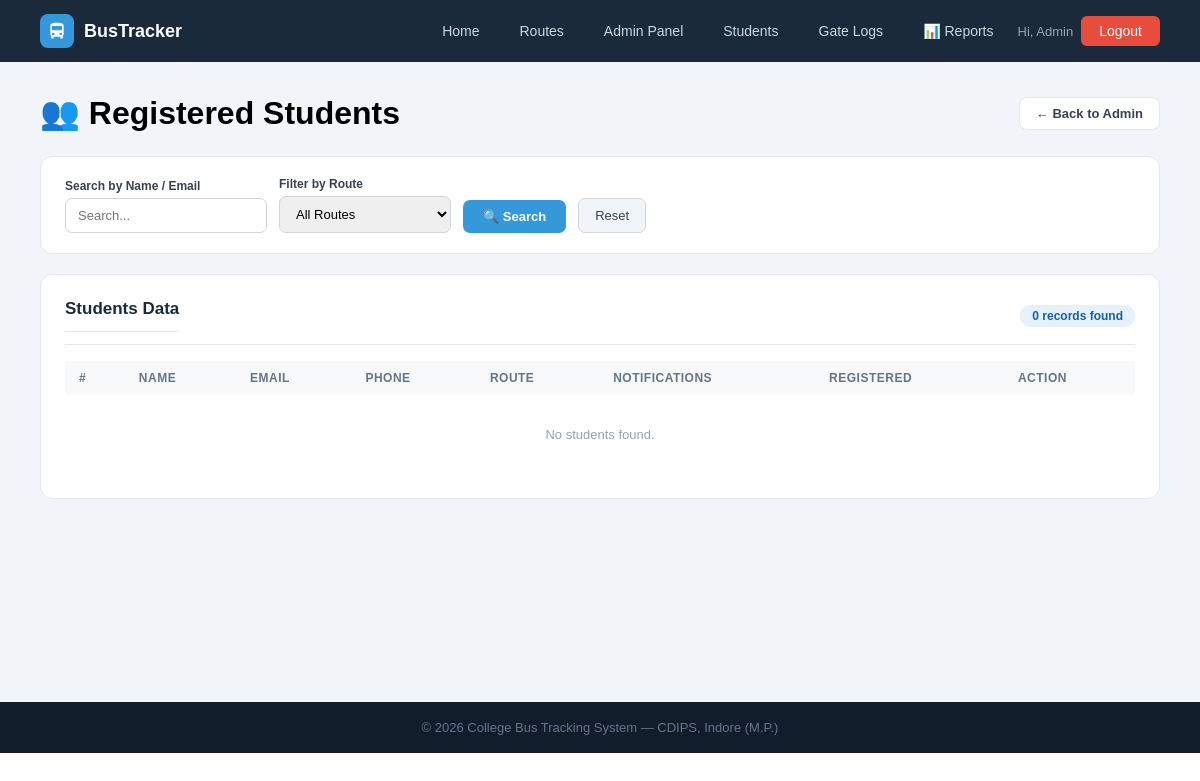
Page /admin/students (signed in) on the earlier database version.
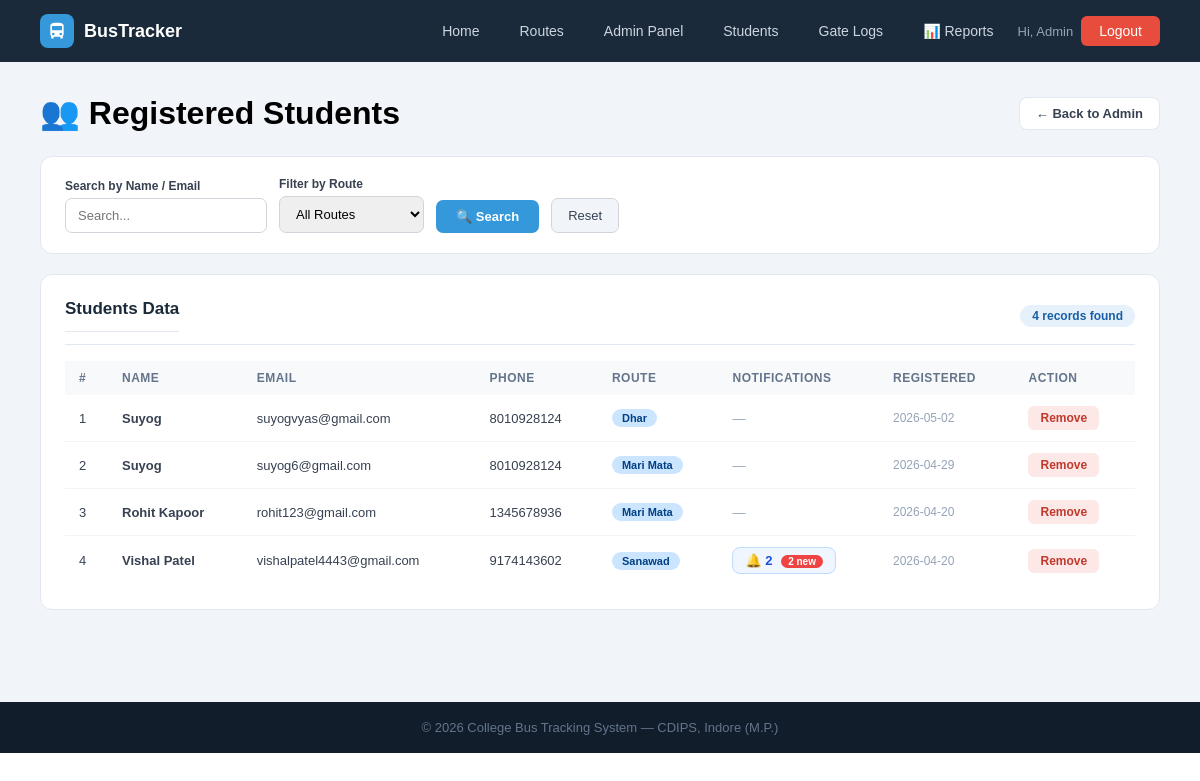
Same page on the later database version.
### tables this page shows
CREATE TABLE users (
        id INTEGER PRIMARY KEY AUTOINCREMENT,
        name TEXT NOT NULL, email TEXT UNIQUE NOT NULL,
        password TEXT NOT NULL, role TEXT DEFAULT 'student',
        phone TEXT, route_id INTEGER,
        created_at TIMESTAMP DEFAULT CURRENT_TIMESTAMP);

CREATE TABLE routes (
        id INTEGER PRIMARY KEY AUTOINCREMENT,
        route_name TEXT NOT NULL, bus_id INTEGER,
        start_point TEXT, end_point TEXT,
        departure_time TEXT, arrival_time TEXT, stops TEXT, original_bus_id INTEGER,
        FOREIGN KEY(bus_id) REFERENCES buses(id));

### app.py (the view)
@app.route('/admin/students')
@admin_required
def students_list():
    search=request.args.get('search',''); route_filter=request.args.get('route','')
    db=get_db()
    q = "SELECT u.*,r.route_name FROM users u LEFT JOIN routes r ON u.route_id=r.id WHERE u.role='student'"
    params=[]
    if search:
        q+=" AND (u.name LIKE ? OR u.email LIKE ?)"; params+=[f'%{search}%',f'%{search}%']
    if route_filter:
        q+=" AND u.route_id=?"; params.append(route_filter)
    q+=" ORDER BY u.created_at DESC"
    students=db.execute(q,params).fetchall()
    routes=db.execute("SELECT * FROM routes").fetchall()
    student_ids = [s['id'] for s in students]
    notif_map = {}
    if student_ids:
        placeholders = ','.join('?' * len(student_ids))
        all_notifs = db.execute(
            f"SELECT * FROM notifications WHERE user_id IN ({placeholders}) ORDER BY created_at DESC",
            student_ids
        ).fetchall()
        for n in all_notifs:
            uid = n['user_id']
            if uid not in notif_map:
                notif_map[uid] = []
            notif_map[uid].append(n)
    notif_data = {
        str(uid): [
            {
                'msg': n['message'],
                'time': n['created_at'][:16] if n['created_at'] else '',
                'read': bool(n['is_read'])
            }
            for n in notif_map.get(uid, [])
        ]
        for uid in notif_map
    }
    student_names = {str(s['id']): s['name'] for s in students}
    db.close()
    return render_template('students.html', students=students, routes=routes,
                           search=search, route_filter=route_filter,
                           notif_map=notif_map,
                           notif_data=notif_data,
                           student_names=student_names)

### app.py (called while the page is built, shortened)
def get_db():
    conn = sqlite3.connect(DB)
    conn.row_factory = sqlite3.Row
    return conn

def admin_required(f):
    @wraps(f)
    def dec(*a, **kw):
        if 'admin' not in session:
            flash('Admin access required.', 'error')
            return redirect(url_for('admin_login'))
        return f(*a, **kw)
    return dec

@app.context_processor
def inject_notifications():
    return dict(notifications=[], unread_count=0)

### templates/students.html (shortened to what this page needs)
{% extends "base.html" %}
{% block content %}
<div class="page">
    <div class="page-header-row">
        <h1>👥 Registered Students</h1>
        <a href="{{ url_for('admin_dashboard') }}" class="back-btn">← Back to Admin</a>
    </div>
    <div class="search-bar">
        <form method="GET" action="{{ url_for('students_list') }}">
            <div class="fg">
                <label>Search by Name / Email</label>
                <input type="text" name="search" placeholder="Search..." value="{{ search }}">
            </div>
            <div class="fg">
                <label>Filter by Route</label>
                <select name="route">
                    <option value="">All Routes</option>
                </select>
            </div>
            <button type="submit" class="btn-search">🔍 Search</button>
            <a href="{{ url_for('students_list') }}" class="btn-clear">Reset</a>
        </form>
    </div>
    <div class="panel">
        <div class="panel-header">
            <h2>Students Data</h2>
            <span class="count-badge">{{ students|length }} records found</span>
        </div>
        <table>
            <thead>
                <tr>
                    <th>#</th><th>Name</th><th>Email</th><th>Phone</th>
                    <th>Route</th><th>Notifications</th><th>Registered</th><th>Action</th>
                </tr>
            </thead>
            <tbody>
            {% for s in students %}
            {% set s_notifs = notif_map.get(s.id, []) %}
            {% set unread = s_notifs | selectattr('is_read', 'equalto', 0) | list | length %}
            <tr>
                <td>{{ loop.index }}</td>
                <td><b>{{ s.name }}</b></td>
                <td>{{ s.email }}</td>
                <td>{{ s.phone or '—' }}</td>
                <td>
                    {% if s.route_name %}
                    <span class="badge badge-blue">{{ s.route_name }}</span>
                    {% else %}
                    <span class="badge badge-gray">Not Assigned</span>
                    {% endif %}
                </td>
                <td>
                    {% if s_notifs %}
                    <button class="notif-view-btn" onclick="showNotifs('{{ s.id }}')">
                        🔔 {{ s_notifs|length }}
                        {% if unread > 0 %}<span class="unread-dot">{{ unread }} new</span>{% endif %}
                    </button>
                    {% else %}
                    <span style="color:#94a3b8;font-size:13px;">—</span>
                    {% endif %}
                </td>
                <td style="font-size:12px;color:#94a3b8">{{ s.created_at[:10] if s.created_at else '—' }}</td>
                <td><a href="{{ url_for('delete_student', uid=s.id) }}" class="btn-sm btn-danger">Remove</a></td>
            </tr>
            {% else %}
            <tr><td colspan="8" style="text-align:center;color:#94a3b8;padding:32px">No students found.</td></tr>
            {% endfor %}
            </tbody>
        </table>
    </div>
</div>
{% endblock %}

Differences in the rows shown:
added users: name "Suyog", email "suyogvyas@gmail.com", phone "8010928124", route_name "Dhar", created_at "2026-05-02"
added users: name "Suyog", email "suyog6@gmail.com", phone "8010928124", route_name "Mari Mata", created_at "2026-04-29"
added users: name "Rohit Kapoor", email "rohit123@gmail.com", phone "1345678936", route_name "Mari Mata", created_at "2026-04-20"
added users: name "Vishal Patel", email "vishalpatel4443@gmail.com", phone "9174143602", route_name "Sanawad", s_notifs "2", unread "2", created_at "2026-04-20"
Other differences:
{{ students|length }}: "0" → "4"
text no longer shown: "No students found."
